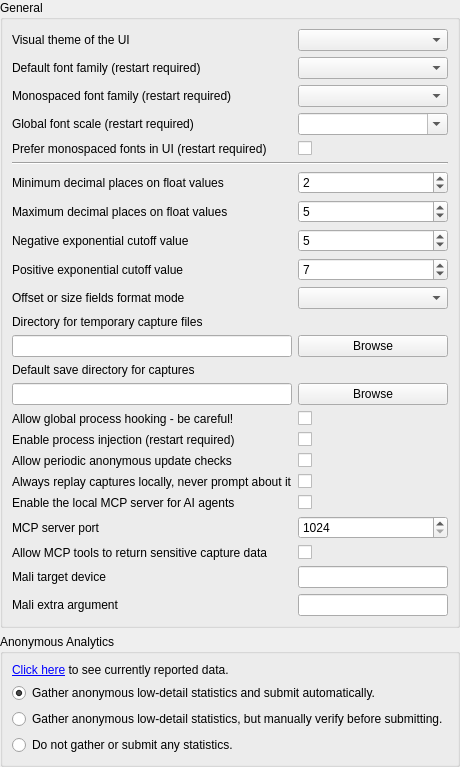
     <widget class="QWidget" name="general">
      <attribute name="title">
       <string>General</string>
      </attribute>
      <layout class="QVBoxLayout" name="verticalLayout_3">
       <property name="leftMargin">
        <number>0</number>
       </property>
       <property name="topMargin">
        <number>0</number>
       </property>
       <property name="rightMargin">
        <number>0</number>
       </property>
       <property name="bottomMargin">
        <number>0</number>
       </property>
       <item>
        <widget class="QGroupBox" name="groupBox">
         <property name="title">
          <string>General</string>
         </property>
         <layout class="QGridLayout" name="gridLayout_5">
          <item row="0" column="0">
           <widget class="QLabel" name="UIStyle_label">
            <property name="text">
             <string>Visual theme of the UI</string>
            </property>
           </widget>
          </item>
          <item row="0" column="1">
           <widget class="QComboBox" name="UIStyle">
            <property name="toolTip">
             <string>Selects the theme to display the UI in. These themes are available:&lt;br&gt;</string>
            </property>
            <property name="insertPolicy">
             <enum>QComboBox::NoInsert</enum>
            </property>
            <property name="sizeAdjustPolicy">
             <enum>QComboBox::AdjustToContents</enum>
            </property>
           </widget>
          </item>
          <item row="1" column="0">
           <widget class="QLabel" name="label_20">
            <property name="toolTip">
             <string>The default font family to be used for text. This will be overridden by the default monospace font if the below option for monospace override is chosen.</string>
            </property>
            <property name="text">
             <string>Default font family (restart required)</string>
            </property>
           </widget>
          </item>
          <item row="1" column="1">
           <widget class="QComboBox" name="Font_Family">
            <property name="toolTip">
             <string>The default font family to be used for text. This will be overridden by the default monospace font if the below option for monospace override is chosen.</string>
            </property>
           </widget>
          </item>
          <item row="2" column="0">
           <widget class="QLabel" name="label_21">
            <property name="toolTip">
             <string>The default font family to be used for monospaced text, typically code display or tables of buffer data. If the below option for monospace override is chosen this font will be used for those extra places.</string>
            </property>
            <property name="text">
             <string>Monospaced font family (restart required)</string>
            </property>
           </widget>
          </item>
          <item row="2" column="1">
           <widget class="QComboBox" name="Font_MonoFamily">
            <property name="toolTip">
             <string>The default font family to be used for monospaced text, typically code display or tables of buffer data. If the below option for monospace override is chosen this font will be used for those extra places.</string>
            </property>
           </widget>
          </item>
          <item row="3" column="0">
           <widget class="QLabel" name="label_27">
            <property name="toolTip">
             <string>A global scale for all fonts in the program. This will only scale text, icons and other UI elements will be scaled according to DPI settings as normal.</string>
            </property>
            <property name="text">
             <string>Global font scale (restart required)</string>
            </property>
           </widget>
          </item>
          <item row="3" column="1">
           <widget class="QComboBox" name="Font_GlobalScale">
            <property name="toolTip">
             <string>A global scale for all fonts in the program. This will only scale text, icons and other UI elements will be scaled according to DPI settings as normal.</string>
            </property>
            <property name="editable">
             <bool>true</bool>
            </property>
           </widget>
          </item>
          <item row="4" column="0">
           <widget class="QLabel" name="label_9">
            <property name="toolTip">
             <string>Prefer using a monospace font instead of the default font for places where resource names, action and marker names, and similar pieces of information are displayed.&lt;/p&gt;&lt;p&gt;&lt;br/&gt;&lt;/p&gt;&lt;p&gt;By default a monospaced font will only be used for places where fixed width is important such as code and numerical data displays.</string>
            </property>
            <property name="text">
             <string>Prefer monospaced fonts in UI (restart required)</string>
            </property>
           </widget>
          </item>
          <item row="4" column="1">
           <widget class="QCheckBox" name="Font_PreferMonospaced">
            <property name="toolTip">
             <string>Prefer using a monospace font instead of the default font for places where resource names, action and marker names, and similar pieces of information are displayed.&lt;/p&gt;&lt;p&gt;&lt;br/&gt;&lt;/p&gt;&lt;p&gt;By default a monospaced font will only be used for places where fixed width is important such as code and numerical data displays.</string>
            </property>
            <property name="text">
             <string/>
            </property>
           </widget>
          </item>
          <item row="5" column="0" colspan="2">
           <widget class="Line" name="line">
            <property name="orientation">
             <enum>Qt::Horizontal</enum>
            </property>
           </widget>
          </item>
          <item row="6" column="0">
           <widget class="QLabel" name="label">
            <property name="toolTip">
             <string>At least this many decimal places will be displayed on floats.
e.g. a value of 2 means 0 will display as 0.00, 0.5 as 0.50. A value of 5 would display them as 0.00000 and 0.50000 respectively.</string>
            </property>
            <property name="text">
             <string>Minimum decimal places on float values</string>
            </property>
           </widget>
          </item>
          <item row="6" column="1">
           <widget class="QSpinBox" name="Formatter_MinFigures">
            <property name="toolTip">
             <string>Decimals will display at least this many digits.
e.g. a value of 2 means 0 will display as 0.00, 0.5 as 0.50</string>
            </property>
            <property name="value">
             <number>2</number>
            </property>
           </widget>
          </item>
          <item row="7" column="0">
           <widget class="QLabel" name="label_2">
            <property name="toolTip">
             <string>No more decimal places than this will be displayed on floats.
e.g. a value of 5 means 0.123456789 will display as 0.12345</string>
            </property>
            <property name="text">
             <string>Maximum decimal places on float values</string>
            </property>
           </widget>
          </item>
          <item row="7" column="1">
           <widget class="QSpinBox" name="Formatter_MaxFigures">
            <property name="toolTip">
             <string>No more decimal places than this will be displayed on floats.
e.g. a value of 5 means 0.123456789 will display as 0.12345 and 123.123456789 will display as 123.12345</string>
            </property>
            <property name="value">
             <number>5</number>
            </property>
           </widget>
          </item>
          <item row="8" column="0">
           <widget class="QLabel" name="label_3">
            <property name="toolTip">
             <string>Any numbers smaller than this exponent will be displayed in scientific notation.
E.g. a value of 3 means 0.005 / 10 = 5E-4</string>
            </property>
            <property name="text">
             <string>Negative exponential cutoff value</string>
            </property>
           </widget>
          </item>
          <item row="8" column="1">
           <widget class="QSpinBox" name="Formatter_NegExp">
            <property name="toolTip">
             <string>Any numbers smaller than this exponent will be displayed in scientific notation.
E.g. a value of 3 means 0.005 / 10 = 5E-4</string>
            </property>
            <property name="value">
             <number>5</number>
            </property>
           </widget>
          </item>
          <item row="9" column="0">
           <widget class="QLabel" name="label_4">
            <property name="toolTip">
             <string>Any numbers larger than this exponent will be displayed in scientific notation.
e.g. 1000 * 10 = 1e4</string>
            </property>
            <property name="text">
             <string>Positive exponential cutoff value</string>
            </property>
           </widget>
          </item>
          <item row="9" column="1">
           <widget class="QSpinBox" name="Formatter_PosExp">
            <property name="toolTip">
             <string>Any numbers larger than this exponent will be displayed in scientific notation.
e.g. 1000 * 10 = 1e4</string>
            </property>
            <property name="value">
             <number>7</number>
            </property>
            <property name="displayIntegerBase">
             <number>10</number>
            </property>
           </widget>
          </item>
          <item row="10" column="0">
           <widget class="QLabel" name="label_41">
            <property name="toolTip">
             <string>Formatting mode to use for fields marked as a byte offset or a byte size</string>
            </property>
            <property name="text">
             <string>Offset or size fields format mode</string>
            </property>
           </widget>
          </item>
          <item row="10" column="1">
           <widget class="QComboBox" name="Formatter_OffsetSizeDisplayMode">
            <property name="toolTip">
             <string>Auto: decimal by default and hexadecimal if above a certain threshold, Decimal: always use decimal, Hexadecimal: always use hexadecimal.</string>
            </property>
           </widget>
          </item>
          <item row="11" column="0">
           <widget class="QLabel" name="label_5">
            <property name="toolTip">
             <string>Changes the directory where capture files are saved after being created, until saved manually or deleted.

Defaults to %TEMP%.</string>
            </property>
            <property name="text">
             <string>Directory for temporary capture files</string>
            </property>
           </widget>
          </item>
          <item row="12" column="0">
           <widget class="QLineEdit" name="tempDirectory">
            <property name="toolTip">
             <string>Changes the directory where capture files are saved after being created, until saved manually or deleted.

Defaults to %TEMP%.</string>
            </property>
           </widget>
          </item>
          <item row="12" column="1">
           <widget class="QPushButton" name="browseTempCaptureDirectory">
            <property name="toolTip">
             <string>Changes the directory where capture files are saved after being created, until saved manually or deleted.

Defaults to %TEMP%.</string>
            </property>
            <property name="text">
             <string>Browse</string>
            </property>
           </widget>
          </item>
          <item row="13" column="0">
           <widget class="QLabel" name="label_6">
            <property name="toolTip">
             <string>Changes the default directory for the save dialog when saving capture files.

Defaults to blank, which follows system default behaviour.</string>
            </property>
            <property name="text">
             <string>Default save directory for captures</string>
            </property>
           </widget>
          </item>
          <item row="14" column="0">
           <widget class="QLineEdit" name="saveDirectory">
            <property name="toolTip">
             <string>Changes the default directory for the save dialog when saving capture files.

Defaults to blank, which follows system default behaviour.</string>
            </property>
           </widget>
          </item>
          <item row="14" column="1">
           <widget class="QPushButton" name="browseSaveCaptureDirectory">
            <property name="toolTip">
             <string>Changes the default directory for the save dialog when saving capture files.

Defaults to blank, which follows system default behaviour.</string>
            </property>
            <property name="text">
             <string>Browse</string>
            </property>
           </widget>
          </item>
          <item row="15" column="0">
           <widget class="QLabel" name="globalHookLabel">
            <property name="toolTip">
             <string>Enables functionality on the capture application window that will insert RenderDoc automatically
into all new processes created - then inject into the target (matching) executable.

Useful for capturing programs indirectly that can't easily be launched directly by RenderDoc

Since this is a global system hook it must be used carefully and only when necessary!</string>
            </property>
            <property name="text">
             <string>Allow global process hooking - be careful!</string>
            </property>
           </widget>
          </item>
          <item row="15" column="1">
           <widget class="QCheckBox" name="AllowGlobalHook">
            <property name="toolTip">
             <string>Enables functionality on the capture application window that will insert RenderDoc automatically
into all new processes created - then inject into the target (matching) executable.

Useful for capturing programs indirectly that can't easily be launched directly by RenderDoc

Since this is a global system hook it must be used carefully and only when necessary!</string>
            </property>
            <property name="text">
             <string/>
            </property>
           </widget>
          </item>
          <item row="16" column="0">
           <widget class="QLabel" name="injectProcLabel">
            <property name="toolTip">
             <string>Enables the ability to inject into processes on windows.

Injecting into processes can be unreliable and should only be used as a last resort when no other
methods succeed, it should not be used as a primary method of launching applications. Instead the
program should be launched through RenderDoc via the Launch Process panel.</string>
            </property>
            <property name="text">
             <string>Enable process injection (restart required)</string>
            </property>
           </widget>
          </item>
          <item row="16" column="1">
           <widget class="QCheckBox" name="AllowProcessInject">
            <property name="toolTip">
             <string>Enables the ability to inject into processes on windows.

Injecting into processes can be unreliable and should only be used as a last resort when no other
methods succeed, it should not be used as a primary method of launching applications. Instead the
program should be launched through RenderDoc via the Launch Process panel.</string>
            </property>
            <property name="text">
             <string/>
            </property>
           </widget>
          </item>
          <item row="17" column="0">
           <widget class="QLabel" name="label_8">
            <property name="toolTip">
             <string>Allows RenderDoc to phone home to https://renderdoc.org to anonymously check for new versions.</string>
            </property>
            <property name="text">
             <string>Allow periodic anonymous update checks</string>
            </property>
           </widget>
          </item>
          <item row="17" column="1">
           <widget class="QCheckBox" name="CheckUpdate_AllowChecks">
            <property name="toolTip">
             <string>Allows RenderDoc to phone home to https://renderdoc.org to anonymously check for new versions.</string>
            </property>
            <property name="text">
             <string/>
            </property>
           </widget>
          </item>
          <item row="18" column="0">
           <widget class="QLabel" name="label_10">
            <property name="toolTip">
             <string>If a capture is marked as being created on a significantly different system (different OS or platform)
as is currently running, then by default the UI will prompt to ask if you want to replay on a remote context.

This option overrides that and will always replay locally if the local context is selected.</string>
            </property>
            <property name="text">
             <string>Always replay captures locally, never prompt about it</string>
            </property>
           </widget>
          </item>
          <item row="18" column="1">
           <widget class="QCheckBox" name="AlwaysReplayLocally">
            <property name="toolTip">
             <string>If a capture is marked as being created on a significantly different system (different OS or platform)
as is currently running, then by default the UI will prompt to ask if you want to replay on a remote context.

This option overrides that and will always replay locally if the local context is selected.</string>
            </property>
            <property name="text">
             <string/>
            </property>
           </widget>
          </item>
          <item row="19" column="0">
           <widget class="QLabel" name="mcpEnabledLabel">
            <property name="toolTip">
             <string>Enables automatic startup of a local Model Context Protocol server bound to 127.0.0.1. Clients must use the runtime bearer token shown in Tools > MCP Server. Most tools are read-only; explicitly confirmed bookmark tools can update local bookmark data.</string>
            </property>
            <property name="text">
             <string>Enable the local MCP server for AI agents</string>
            </property>
           </widget>
          </item>
          <item row="19" column="1">
           <widget class="QCheckBox" name="MCP_Enabled">
            <property name="toolTip">
             <string>Enables automatic startup of a local Model Context Protocol server bound to 127.0.0.1. Clients must use the runtime bearer token shown in Tools > MCP Server. Most tools are read-only; explicitly confirmed bookmark tools can update local bookmark data.</string>
            </property>
            <property name="text">
             <string/>
            </property>
           </widget>
          </item>
          <item row="20" column="0">
           <widget class="QLabel" name="mcpPortLabel">
            <property name="toolTip">
             <string>The loopback TCP port the local MCP server listens on. MCP clients connect to http://127.0.0.1 on this port.</string>
            </property>
            <property name="text">
             <string>MCP server port</string>
            </property>
           </widget>
          </item>
          <item row="20" column="1">
           <widget class="QSpinBox" name="MCP_Port">
            <property name="toolTip">
             <string>The loopback TCP port the local MCP server listens on. MCP clients connect to http://127.0.0.1 on this port.</string>
            </property>
            <property name="minimum">
             <number>1024</number>
            </property>
            <property name="maximum">
             <number>65535</number>
            </property>
           </widget>
          </item>
          <item row="21" column="0">
           <widget class="QLabel" name="mcpSensitiveLabel">
            <property name="toolTip">
             <string>Allows MCP tools to return potentially sensitive data such as raw shader source, constant buffer contents, buffer bytes and captured vertex data. Only enable this when you trust the connected AI client.</string>
            </property>
            <property name="text">
             <string>Allow MCP tools to return sensitive capture data</string>
            </property>
           </widget>
          </item>
          <item row="21" column="1">
           <widget class="QCheckBox" name="MCP_AllowSensitiveData">
            <property name="toolTip">
             <string>Allows MCP tools to return potentially sensitive data such as raw shader source, constant buffer contents, buffer bytes and captured vertex data. Only enable this when you trust the connected AI client.</string>
            </property>
            <property name="text">
             <string/>
            </property>
           </widget>
          </item>
          <item row="22" column="0">
           <widget class="QLabel" name="mcpMaliDeviceLabel">
            <property name="toolTip">
             <string>Optional Mali target device name. Leave empty to use the compiler default.</string>
            </property>
            <property name="text">
             <string>Mali target device</string>
            </property>
           </widget>
          </item>
          <item row="22" column="1">
           <widget class="QLineEdit" name="MCP_MaliDevice">
            <property name="toolTip">
             <string>Optional Mali target device name. Leave empty to use the compiler default.</string>
            </property>
           </widget>
          </item>
          <item row="23" column="0">
           <widget class="QLabel" name="mcpMaliExtraArgsLabel">
            <property name="toolTip">
             <string>One literal extra command-line argument for Mali Offline Compiler, such as --metrics. Use the MCP tool extraArgs array for multiple separate arguments.</string>
            </property>
            <property name="text">
             <string>Mali extra argument</string>
            </property>
           </widget>
          </item>
          <item row="23" column="1">
           <widget class="QLineEdit" name="MCP_MaliExtraArgs">
            <property name="toolTip">
             <string>One literal extra command-line argument for Mali Offline Compiler, such as --metrics. Use the MCP tool extraArgs array for multiple separate arguments.</string>
            </property>
           </widget>
          </item>
          <item row="24" column="1">
           <spacer name="verticalSpacer">
            <property name="orientation">
             <enum>Qt::Vertical</enum>
            </property>
            <property name="sizeHint" stdset="0">
             <size>
              <width>0</width>
              <height>0</height>
             </size>
            </property>
           </spacer>
          </item>
         </layout>
        </widget>
       </item>
       <item>
        <widget class="QGroupBox" name="groupBox_9">
         <property name="title">
          <string>Anonymous Analytics</string>
         </property>
         <layout class="QVBoxLayout" name="verticalLayout_4">
          <item>
           <widget class="QLabel" name="analyticsDescribeLabel">
            <property name="text">
             <string>&lt;html&gt;&lt;head/&gt;&lt;body&gt;&lt;p&gt;&lt;a href=&quot;#analyticsDescribe&quot;&gt;Click here&lt;/a&gt; to see currently reported data.&lt;/p&gt;&lt;/body&gt;&lt;/html&gt;</string>
            </property>
           </widget>
          </item>
          <item>
           <widget class="QRadioButton" name="analyticsAutoSubmit">
            <property name="text">
             <string>Gather anonymous low-detail statistics and submit automatically.</string>
            </property>
            <property name="checked">
             <bool>true</bool>
            </property>
           </widget>
          </item>
          <item>
           <widget class="QRadioButton" name="analyticsManualCheck">
            <property name="text">
             <string>Gather anonymous low-detail statistics, but manually verify before submitting.</string>
            </property>
           </widget>
          </item>
          <item>
           <widget class="QRadioButton" name="analyticsOptOut">
            <property name="text">
             <string>Do not gather or submit any statistics.</string>
            </property>
           </widget>
          </item>
         </layout>
        </widget>
       </item>
      </layout>
     </widget>
